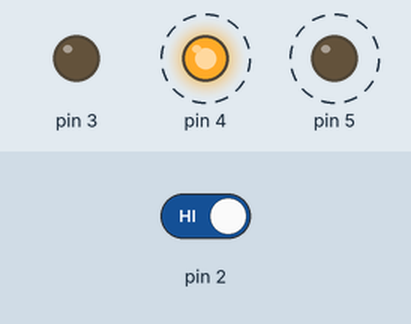
Recording of a sketch running on a simulated Arduino Uno, built with avr-gcc and run on an emulated ATmega328P. Shown: output pins drawn as LEDs (lit = HIGH). Dashed ring = blinking. The test bench sets the inputs (shaded band); at power-on: pin 2 HIGH.

Above: at 1.3 s.
1.4 s: pin 2 driven LOW
At 2.1 s:
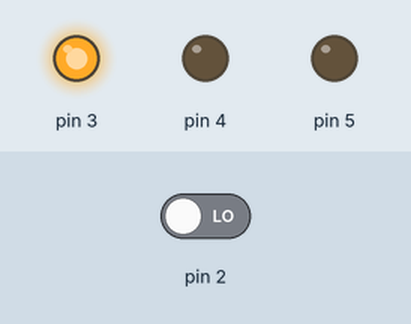
3.0 s: pin 2 driven HIGH
At 3.12 s:
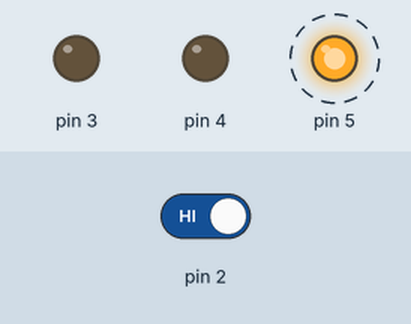
Timing chart, 0 to 12.0 s (numbered marks = the images above; inputs shaded):
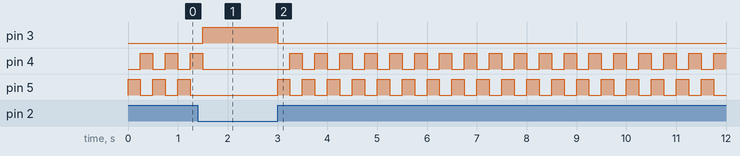

The sketch:

project-2.ino
```cpp
int switchState = 0;
int activeRedLight = 4;

void setup() {
  pinMode(3, OUTPUT);
  pinMode(4, OUTPUT);
  pinMode(5, OUTPUT);
  pinMode(2, INPUT);
}

void loop() {
  switchState = digitalRead(2);

  if (switchState == LOW) {
    digitalWrite(3, HIGH);
    digitalWrite(4, LOW);
    digitalWrite(5, LOW);

    activeRedLight = 4;
    return;
  }

  digitalWrite(3, LOW);

  if (activeRedLight == 4) {
    digitalWrite(4, LOW);
    digitalWrite(5, HIGH);

    activeRedLight = 5;
  } else {
    digitalWrite(4, HIGH);
    digitalWrite(5, LOW);

    activeRedLight = 4;
  }

  delay(250);
}
```

Measured:
- after the input at 1.4 s, pin 3: LOW → HIGH after 0.10 s; pin 4: goes on until 1.5 s, then stays LOW; pin 5: stops changing and stays LOW
- after the input at 3.0 s, pin 3: HIGH → LOW at once; pin 4: alternates HIGH for 0.25 s and LOW for 0.25 s, starting after 0.25 s; pin 5: alternates HIGH for 0.25 s and LOW for 0.25 s, starting at once
- by itself, pin 4, pin 5: alternates HIGH for 0.25 s and LOW for 0.25 s
